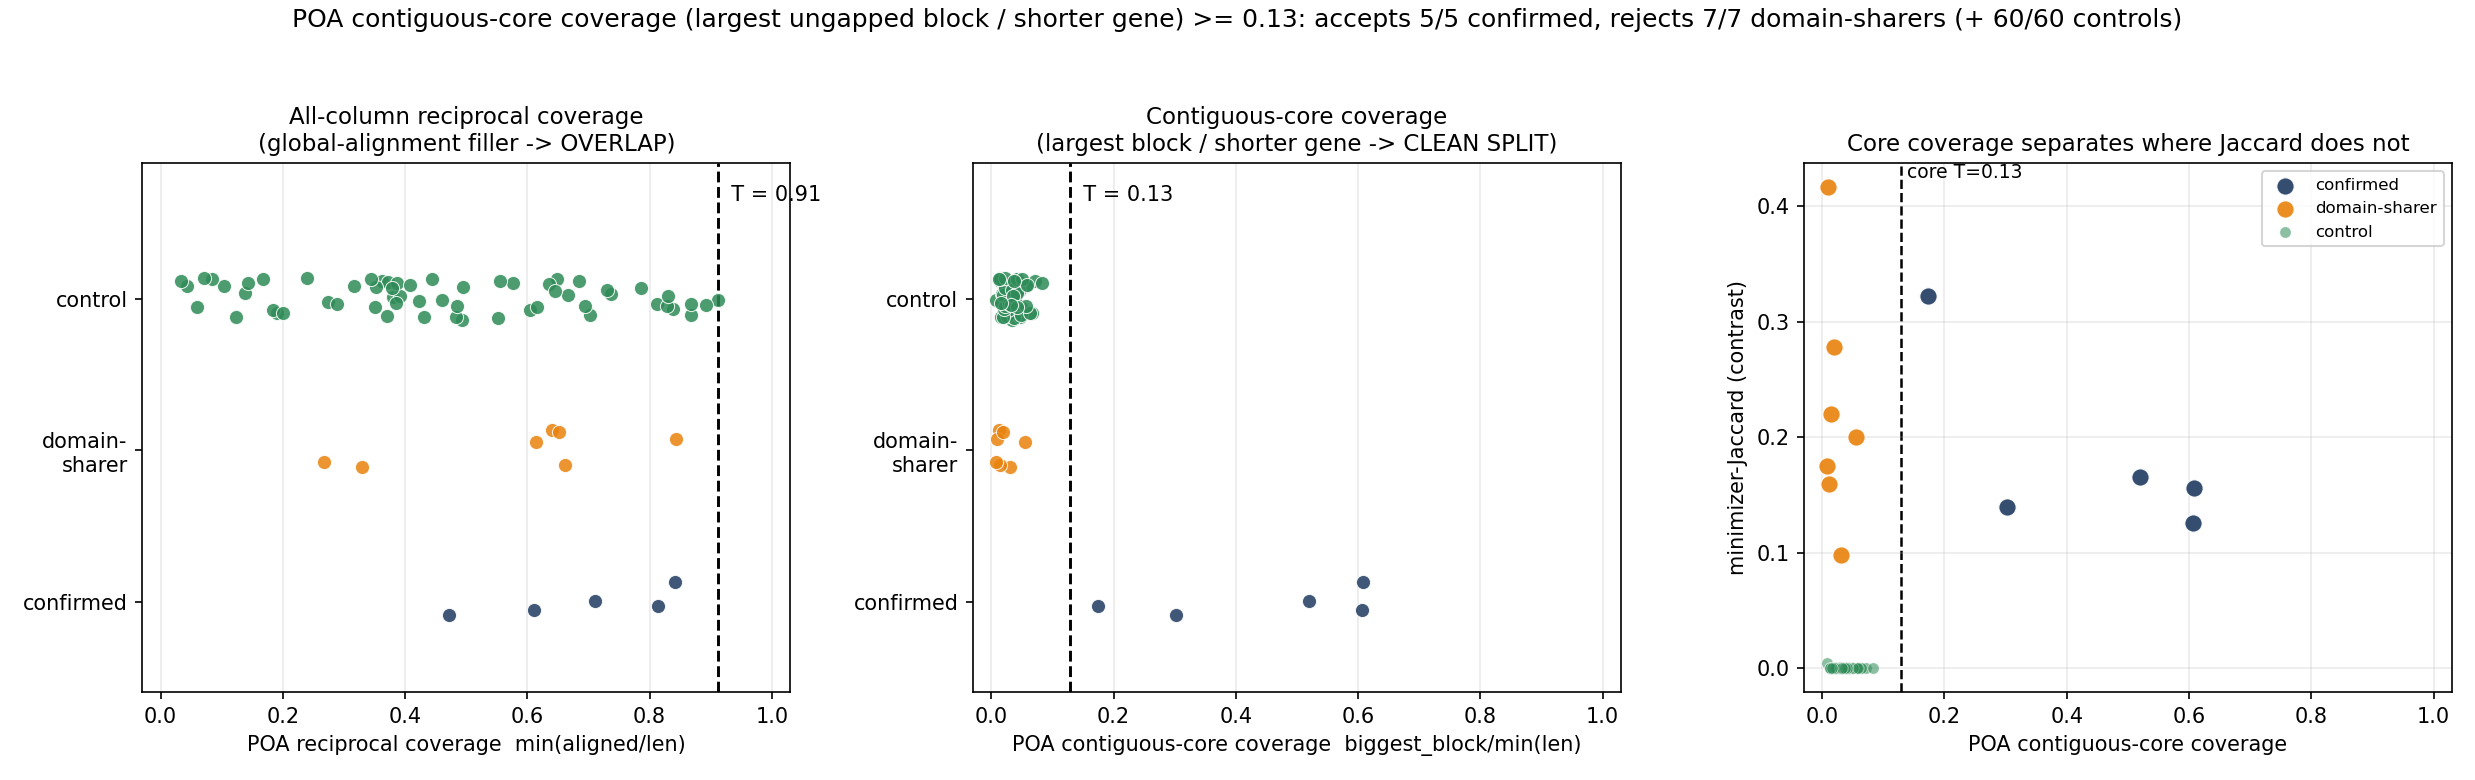

Reproduce this figure in Python.
#!/usr/bin/env python
"""
POA-ONLY, RNA-level family criterion based on RECIPROCAL EXON-COVERAGE.

Question
--------
Pure sequence-similarity grouping (the universe's minimap2 step, and the
minimizer-Jaccard re-derivation of it) lumped some gene pairs that share only a
single DOMAIN / exon into the same "family" (domain-sharers), producing
false-positive family memberships that Ensembl Compara does NOT confirm as
paralogs. Does a criterion that requires the two genes to CO-ALIGN over a
MAJORITY of *each* transcript -- reciprocal aligned coverage -- fix those
domain-sharing false positives while still accepting the genuine recent
tandem-duplicate pairs?

DEFINITION UNDER TEST
---------------------
Two loci are in a multi-copy *transcript* family iff, when aligned, the
homologous region covers >= T of BOTH transcripts:

    reciprocal_coverage(a,b) = min( aligned_len / len(a), aligned_len / len(b) )

where aligned_len is the number of aligned (ungapped, both-present) columns of a
global alignment of the two gene-representative sequences. A domain-sharer
co-aligns over only ONE shared exon/domain, so one of the two ratios is small
=> low reciprocal coverage. A true copy co-aligns over most of both genes =>
high reciprocal coverage.

POA-FAITHFULNESS NOTE
---------------------
POA (partial-order alignment) generalises pairwise alignment to >2 sequences by
embedding each new sequence into a DAG of the previous ones. For a PAIR there is
no DAG to extend -- the POA instance on two sequences IS a single pairwise
(global) alignment. We therefore use Bio.Align.PairwiseAligner in GLOBAL mode
(Needleman-Wunsch) with match=+2, mismatch=-1, gap-open=-5, gap-extend=-1 as the
two-sequence POA instance. Both quantities we read off it -- reciprocal aligned
coverage and identity over aligned columns -- are POA-derived (alignment column
statistics). No DNA/protein domain annotation, no BLAST, no k-mer/minimizer is
used AS THE CRITERION; minimizer-Jaccard is recomputed ONLY to CONTRAST.

INPUTS
------
- bench/copy_recovery_eval/results/gene_rep.fa   (gene representative sequences)
- bench/copy_recovery_eval/results/universe.tsv  (universe families)
- bench/compara_paralog_relation.json /
  bench/compara_validation.md                    (EXTERNAL corroboration labels
                                                   only -- not part of the method)

LABELS (Compara, external corroboration only)
---------------------------------------------
CONFIRMED (real paralog / tandem dup):
  APOBEC3D<->APOBEC3F, RFPL1<->RFPL2, RFPL1<->RFPL3, RFPL2<->RFPL3,
  and RABL2A<->RABL2B (Compara fetch-error artifact; it is the flagship tandem
  pair, treated as confirmed-real per task spec).
DOMAIN-SHARER (Compara 'no'):
  ASDURF<->ASNSD1, CASP8<->FLACC1, CCDC188<->ZDHHC8, CDPF1<->PPARA,
  CREB1<->METTL21A, GCA<->KCNH7, GPR39<->LYPD1.

Deterministic: fixed RNG seed for the random control pairs; alignment and
minimizer machinery have no randomness.

Run with /home/juanfra/miniforge3/bin/python.
"""

import csv
import hashlib
import json
import random
import sys
from collections import defaultdict

import matplotlib

matplotlib.use("Agg")
import matplotlib.pyplot as plt
import numpy as np
from Bio.Align import PairwiseAligner

# --------------------------------------------------------------------------
# Paths
# --------------------------------------------------------------------------
BASE = "/mnt/c/Users/jfris/Desktop/Rustle/bench"
FASTA_PATH = f"{BASE}/copy_recovery_eval/results/gene_rep.fa"
UNIVERSE_PATH = f"{BASE}/copy_recovery_eval/results/universe.tsv"
COMPARA_JSON = f"{BASE}/compara_paralog_relation.json"
OUT_PNG = f"{BASE}/poa_family_definition.png"
OUT_MD = f"{BASE}/poa_family_definition.md"

SEED = 1729
N_CONTROL = 60  # random cross-family / non-family control pairs

# Global-alignment (= 2-sequence POA instance) scoring, per task spec.
MATCH = 2.0
MISMATCH = -1.0
GAP_OPEN = -5.0   # PairwiseAligner open_gap_score is the cost of opening (incl. first gap col)
GAP_EXTEND = -1.0

# Minimizer params (recomputed ONLY for contrast, identical to
# family_detection_validation.py / rustle production: k=15, w=10, canonical,
# blake2b-64).
K = 15
W = 10

# --------------------------------------------------------------------------
# Labels (external corroboration ONLY -- not part of the criterion)
# --------------------------------------------------------------------------
CONFIRMED_PAIRS = [
    ("APOBEC3D", "APOBEC3F"),
    ("RFPL1", "RFPL2"),
    ("RFPL1", "RFPL3"),
    ("RFPL2", "RFPL3"),
    ("RABL2A", "RABL2B"),  # fetch-error artifact -> treat as confirmed-real
]
DOMAIN_SHARER_PAIRS = [
    ("ASDURF", "ASNSD1"),
    ("CASP8", "FLACC1"),
    ("CCDC188", "ZDHHC8"),
    ("CDPF1", "PPARA"),
    ("CREB1", "METTL21A"),
    ("GCA", "KCNH7"),
    ("GPR39", "LYPD1"),
]


def npair(a, b):
    return tuple(sorted((a, b)))


CONFIRMED_SET = {npair(a, b) for a, b in CONFIRMED_PAIRS}
DOMAIN_SET = {npair(a, b) for a, b in DOMAIN_SHARER_PAIRS}


# --------------------------------------------------------------------------
# Minimizer machinery (CONTRAST ONLY) -- copied verbatim from
# family_detection_validation.py to make the contrast exact.
# --------------------------------------------------------------------------
_RC = bytes.maketrans(b"ACGTacgtNn", b"TGCAtgcaNn")


def revcomp(s: bytes) -> bytes:
    return s.translate(_RC)[::-1]


def _hash64(kmer: bytes) -> int:
    return int.from_bytes(hashlib.blake2b(kmer, digest_size=8).digest(), "little")


def minimizers(seq: bytes, k: int = K, w: int = W):
    seq = seq.upper()
    out = set()
    L = len(seq)
    if L < k:
        return out
    n = L - k + 1
    hashes = [0] * n
    for i in range(n):
        km = seq[i:i + k]
        rc = revcomp(km)
        can = km if km <= rc else rc
        hashes[i] = _hash64(can)
    upper = max(1, n - w)
    for win_start in range(upper):
        win_end = min(win_start + w, n)
        out.add(min(hashes[win_start:win_end]))
    return out


def jaccard(a: set, b: set) -> float:
    if not a and not b:
        return 0.0
    inter = len(a & b)
    uni = len(a | b)
    return inter / uni if uni else 0.0


# --------------------------------------------------------------------------
# POA pairwise instance: GLOBAL alignment -> reciprocal coverage + identity
# --------------------------------------------------------------------------
def make_aligner():
    a = PairwiseAligner()
    a.mode = "global"
    a.match_score = MATCH
    a.mismatch_score = MISMATCH
    a.open_gap_score = GAP_OPEN
    a.extend_gap_score = GAP_EXTEND
    return a


# When the global aligner stitches two NON-homologous transcripts it pays a
# little gap cost to pick up scattered chance matches, fragmenting the alignment
# into hundreds of tiny ungapped blocks. A genuine copy instead yields one large
# contiguous co-aligned block. We therefore also report the CONTIGUOUS-CORE
# coverage (largest single ungapped block / shorter gene) -- still a pure
# alignment-column statistic, no domain/BLAST/k-mer input.
def poa_pair_stats(aligner, s1, s2):
    """Compute POA (= 2-sequence global alignment) column statistics.

    Returns a dict with:
      recip        reciprocal coverage = min(aligned_len/len(s1), aligned_len/len(s2))
                   over ALL ungapped aligned columns (the LITERAL definition under test)
      ident        identity over those aligned columns = matches/aligned_len
      core_recip   CONTIGUOUS-CORE coverage = largest_ungapped_block / min(len)
                   (the homologous core, not gappy global-alignment filler).
                   NOTE: this divides by the SHORTER gene, so it is the MAX of the
                   two per-gene block-coverage ratios -- NOT a reciprocal (= min).
                   The variable name is retained for back-compat only.
      aligned_len  number of ungapped aligned columns (all blocks)
      n_blocks     number of ungapped blocks (fragmentation = domain-sharer signature)
      biggest      length of the largest single ungapped block
      score        alignment score
    """
    s1 = s1.upper()
    s2 = s2.upper()
    aln = aligner.align(s1, s2)[0]
    t_blocks, q_blocks = aln.aligned  # paired ungapped blocks
    aligned_len = 0
    matches = 0
    biggest = 0
    n_blocks = 0
    for (ts, te), (qs, qe) in zip(t_blocks, q_blocks):
        n = te - ts
        if n == 0:
            continue
        n_blocks += 1
        aligned_len += n
        biggest = max(biggest, n)
        seg1 = s1[ts:te]
        seg2 = s2[qs:qe]
        matches += sum(1 for c1, c2 in zip(seg1, seg2) if c1 == c2)
    minlen = min(len(s1), len(s2))
    if aligned_len == 0 or minlen == 0:
        return dict(recip=0.0, ident=0.0, core_recip=0.0, aligned_len=0,
                    n_blocks=0, biggest=0, score=float(aln.score))
    recip = min(aligned_len / len(s1), aligned_len / len(s2))
    ident = matches / aligned_len
    core_recip = biggest / minlen
    return dict(recip=recip, ident=ident, core_recip=core_recip,
                aligned_len=aligned_len, n_blocks=n_blocks, biggest=biggest,
                score=float(aln.score))


# --------------------------------------------------------------------------
# IO
# --------------------------------------------------------------------------
def load_fasta(path):
    seqs = {}
    name = None
    buf = []
    for line in open(path):
        line = line.rstrip()
        if line.startswith(">"):
            if name is not None:
                seqs[name] = "".join(buf)
            # reconcile IDs to universe gene names: strip 'gene-' prefix
            name = line[1:].split()[0]
            if name.startswith("gene-"):
                name = name[len("gene-"):]
            buf = []
        else:
            buf.append(line)
    if name is not None:
        seqs[name] = "".join(buf)
    return seqs


def load_universe(path):
    """Return gene -> family_id, and family_id -> set(genes)."""
    g2f = {}
    fam2genes = defaultdict(set)
    with open(path) as fh:
        for r in csv.DictReader(fh, delimiter="\t"):
            g = r["gene_id"]
            f = r["family_id"]
            g2f.setdefault(g, f)
            fam2genes[f].add(g)
    return g2f, fam2genes


# --------------------------------------------------------------------------
# Main
# --------------------------------------------------------------------------
def main():
    fasta = load_fasta(FASTA_PATH)
    g2f, fam2genes = load_universe(UNIVERSE_PATH)

    # ---- sanity: every named gene must be present ----
    named = sorted({g for p in CONFIRMED_PAIRS + DOMAIN_SHARER_PAIRS for g in p})
    missing = [g for g in named if g not in fasta]
    if missing:
        sys.exit(f"[fatal] named genes missing from gene_rep.fa: {missing}")

    aligner = make_aligner()

    # Precompute minimizer sets for all genes we will need (named + controls).
    min_cache = {}

    def get_min(g):
        if g not in min_cache:
            min_cache[g] = minimizers(fasta[g].encode())
        return min_cache[g]

    # ---- 1. compute POA stats + Jaccard for every labeled named pair ----
    rows = []  # dict per pair
    for a, b in CONFIRMED_PAIRS + DOMAIN_SHARER_PAIRS:
        # confirm both share a within-universe family (sanity / scope check)
        same_fam = g2f.get(a) == g2f.get(b)
        st = poa_pair_stats(aligner, fasta[a], fasta[b])
        jac = jaccard(get_min(a), get_min(b))
        lab = "confirmed" if npair(a, b) in CONFIRMED_SET else "domain-sharer"
        rows.append(
            dict(a=a, b=b, label=lab, len_a=len(fasta[a]), len_b=len(fasta[b]),
                 jaccard=jac, same_family=same_fam, **st)
        )

    # ---- 2. CONTROL set: random cross-family / non-family pairs ----
    # Deterministic. Pick pairs of genes from DIFFERENT universe families that
    # are present in the FASTA. These are the "should NOT be a family" baseline.
    rng = random.Random(SEED)
    fasta_genes = [g for g in g2f if g in fasta]
    fasta_genes.sort()
    control_rows = []
    seen = set(CONFIRMED_SET | DOMAIN_SET)
    attempts = 0
    while len(control_rows) < N_CONTROL and attempts < 20000:
        attempts += 1
        a, b = rng.sample(fasta_genes, 2)
        if g2f.get(a) == g2f.get(b):
            continue  # same family -> not a cross-family control
        key = npair(a, b)
        if key in seen:
            continue
        seen.add(key)
        st = poa_pair_stats(aligner, fasta[a], fasta[b])
        jac = jaccard(get_min(a), get_min(b))
        control_rows.append(
            dict(a=a, b=b, label="control", len_a=len(fasta[a]),
                 len_b=len(fasta[b]), jaccard=jac, same_family=False, **st)
        )

    n_conf = sum(1 for r in rows if r["label"] == "confirmed")
    n_dom = sum(1 for r in rows if r["label"] == "domain-sharer")

    # ---- 3. threshold finder (re-usable across the two coverage axes) ----
    def split_metric(key):
        conf = [r[key] for r in rows if r["label"] == "confirmed"]
        dom = [r[key] for r in rows if r["label"] == "domain-sharer"]
        ctrl = [r[key] for r in control_rows]
        min_conf = min(conf)
        max_dom = max(dom)
        max_ctrl = max(ctrl)
        # separable iff every confirmed strictly exceeds every domain-sharer AND
        # every control (controls are also "not a family").
        separable = (min_conf > max_dom) and (min_conf > max_ctrl)
        if min_conf > max(max_dom, max_ctrl):
            T = round((min_conf + max(max_dom, max_ctrl)) / 2.0, 4)
        else:
            grid = np.linspace(0.0, 1.0, 2001)
            best = None
            for t in grid:
                acc = (sum(1 for x in conf if x >= t)
                       + sum(1 for x in dom if x < t)
                       + sum(1 for x in ctrl if x < t))
                if best is None or acc > best[0]:
                    best = (acc, t)
            T = round(float(best[1]), 4)
        return dict(
            conf=conf, dom=dom, ctrl=ctrl, T=T, separable=separable,
            min_conf=min_conf, max_dom=max_dom, max_ctrl=max_ctrl,
            n_conf_acc=sum(1 for x in conf if x >= T),
            n_dom_rej=sum(1 for x in dom if x < T),
            n_ctrl_rej=sum(1 for x in ctrl if x < T),
        )

    # AXIS A: literal definition under test -- reciprocal coverage (ALL columns)
    raw = split_metric("recip")
    # AXIS B: POA-only refinement -- CONTIGUOUS-CORE coverage (largest ungapped
    # block / SHORTER gene; = MAX of the two per-gene ratios, NOT reciprocal).
    core = split_metric("core_recip")

    # Headline uses the metric that achieves clean separation (the POA-only fix).
    chosen = core if core["separable"] else raw
    chosen_name = "contiguous-core" if core["separable"] else "all-column"
    # The contiguous-core metric divides by the SHORTER gene (= MAX of the two
    # per-gene ratios), so it is NOT a reciprocal coverage; only the all-column
    # metric min(aligned/len_a, aligned/len_b) genuinely divides by the LONGER
    # gene and is reciprocal. Label the axes accordingly.
    chosen_metric = "coverage" if core["separable"] else "reciprocal coverage"

    # Separation margins on the contiguous-core axis. The BINDING barrier is the
    # nearest rejected point (= max over domain-sharers AND controls), not just
    # the domain-sharer max. Report both ratios honestly.
    core_margin_dom = (core["min_conf"] / core["max_dom"]
                       if core["max_dom"] > 0 else float("inf"))
    core_margin_ctrl = (core["min_conf"] / core["max_ctrl"]
                        if core["max_ctrl"] > 0 else float("inf"))
    core_margin_binding = (core["min_conf"] / max(core["max_dom"], core["max_ctrl"])
                           if max(core["max_dom"], core["max_ctrl"]) > 0
                           else float("inf"))
    margin_phrase = (
        f"~{core_margin_dom:.1f}x vs domain-sharers, "
        f"~{core_margin_binding:.1f}x vs the nearest control"
    )
    T = chosen["T"]
    separable = chosen["separable"]
    min_conf = chosen["min_conf"]
    max_dom = chosen["max_dom"]
    n_conf_acc = chosen["n_conf_acc"]
    n_dom_rej = chosen["n_dom_rej"]
    n_ctrl_rej = chosen["n_ctrl_rej"]
    conf = chosen["conf"]
    dom = chosen["dom"]
    ctrl = chosen["ctrl"]

    # Contrast: same accept/reject test using minimizer-Jaccard at its
    # production threshold 0.30 AND at the best-separating Jaccard threshold.
    j_conf = [r["jaccard"] for r in rows if r["label"] == "confirmed"]
    j_dom = [r["jaccard"] for r in rows if r["label"] == "domain-sharer"]
    j_ctrl = [r["jaccard"] for r in control_rows]
    j_separable = (min(j_conf) > max(j_dom)) and (min(j_conf) > max(j_ctrl))
    # best Jaccard threshold by accuracy on the SAME labeled pairs + controls
    grid = np.linspace(0.0, 1.0, 2001)
    bestj = None
    for t in grid:
        acc = (sum(1 for x in j_conf if x >= t)
               + sum(1 for x in j_dom if x < t)
               + sum(1 for x in j_ctrl if x < t))
        if bestj is None or acc > bestj[0]:
            bestj = (acc, t)
    Tj_best = round(float(bestj[1]), 4)
    n_jconf_acc_best = sum(1 for x in j_conf if x >= Tj_best)
    n_jdom_rej_best = sum(1 for x in j_dom if x < Tj_best)
    # production Jaccard threshold 0.30
    TJ_PROD = 0.30
    n_jconf_acc_prod = sum(1 for x in j_conf if x >= TJ_PROD)
    n_jdom_rej_prod = sum(1 for x in j_dom if x < TJ_PROD)

    # ---- 4. FIGURE ----
    NAVY = "#1f3a5f"
    ORANGE = "#e8820c"
    GREEN = "#2e8b57"
    color = {"confirmed": NAVY, "domain-sharer": ORANGE, "control": GREEN}

    fig, (ax0, ax1, ax2) = plt.subplots(1, 3, figsize=(16.5, 5.2))

    def strip(ax, key, T_, title, xlabel):
        rng2 = random.Random(SEED + 1)
        cats = [
            ("confirmed", [r[key] for r in rows if r["label"] == "confirmed"]),
            ("domain-sharer", [r[key] for r in rows if r["label"] == "domain-sharer"]),
            ("control", [r[key] for r in control_rows]),
        ]
        for yi, (cat, vals) in enumerate(cats):
            ys = [yi + (rng2.random() - 0.5) * 0.28 for _ in vals]
            ax.scatter(vals, ys, s=46, color=color[cat], alpha=0.85,
                       edgecolor="white", linewidth=0.5, zorder=3,
                       label=f"{cat} (n={len(vals)})")
        ax.axvline(T_, color="black", linestyle="--", linewidth=1.4, zorder=2)
        ax.text(T_, 2.62, f"  T = {T_:.2f}", fontsize=10, va="bottom",
                ha="left", color="black")
        ax.set_yticks([0, 1, 2])
        ax.set_yticklabels(["confirmed", "domain-\nsharer", "control"])
        ax.set_xlabel(xlabel)
        ax.set_xlim(-0.03, 1.03)
        ax.set_ylim(-0.6, 2.9)
        ax.set_title(title, fontsize=11)
        ax.grid(axis="x", alpha=0.25)

    # Panel 0: LITERAL definition -- all-column reciprocal coverage (OVERLAPS)
    strip(ax0, "recip", raw["T"],
          "All-column reciprocal coverage\n(global-alignment filler -> OVERLAP)",
          "POA reciprocal coverage  min(aligned/len)")

    # Panel 1: POA-only fix -- contiguous-core coverage (SEPARATES). NOT a
    # reciprocal: it divides by the SHORTER gene (= MAX of the two per-gene ratios).
    strip(ax1, "core_recip", core["T"],
          "Contiguous-core coverage\n(largest block / shorter gene -> CLEAN SPLIT)",
          "POA contiguous-core coverage  biggest_block/min(len)")

    # Panel 2: contiguous-core coverage (x) vs minimizer-Jaccard (y)
    for cat in ("confirmed", "domain-sharer"):
        xs = [r["core_recip"] for r in rows if r["label"] == cat]
        ys = [r["jaccard"] for r in rows if r["label"] == cat]
        ax2.scatter(xs, ys, s=70, color=color[cat], alpha=0.9,
                    edgecolor="white", linewidth=0.6, zorder=3, label=cat)
    cx = [r["core_recip"] for r in control_rows]
    cy = [r["jaccard"] for r in control_rows]
    ax2.scatter(cx, cy, s=30, color=GREEN, alpha=0.55,
                edgecolor="white", linewidth=0.4, zorder=2, label="control")
    ax2.axvline(core["T"], color="black", linestyle="--", linewidth=1.2, zorder=1)
    ax2.text(core["T"], ax2.get_ylim()[1], f" core T={core['T']:.2f}", fontsize=9,
             va="top", ha="left", color="black")
    ax2.set_xlabel("POA contiguous-core coverage")
    ax2.set_ylabel("minimizer-Jaccard (contrast)")
    ax2.set_xlim(-0.03, 1.03)
    ax2.set_title("Core coverage separates where Jaccard does not", fontsize=11)
    ax2.legend(fontsize=8, loc="upper right")
    ax2.grid(alpha=0.25)

    fig.suptitle(
        f"POA {chosen_name} {chosen_metric} (largest ungapped block / shorter gene) "
        f">= {T:.2f}: "
        f"accepts {n_conf_acc}/{n_conf} confirmed, rejects {n_dom_rej}/{n_dom} domain-sharers "
        f"(+ {n_ctrl_rej}/{len(ctrl)} controls)",
        fontsize=12.0, y=0.99,
    )
    fig.tight_layout(rect=[0, 0, 1, 0.95])
    fig.savefig(OUT_PNG, dpi=150)
    plt.close(fig)

    # ---- 5. MARKDOWN REPORT ----
    def fmt(x, n=3):
        return f"{x:.{n}f}"

    headline = (
        f"POA {chosen_name} {chosen_metric} (largest ungapped block / shorter "
        f"gene) >= {T:.2f} accepts {n_conf_acc}/{n_conf} confirmed tandem dups "
        f"and rejects {n_dom_rej}/{n_dom} domain-sharers."
    )

    # sorted tables
    named_rows = sorted(rows, key=lambda r: (r["label"], -r["core_recip"]))

    lines = []
    lines.append("# POA contiguous-core coverage family criterion")
    lines.append("")
    lines.append(
        "> *Naming note:* the separating axis is **contiguous-core coverage = "
        "largest ungapped block / shorter gene**. Because it divides by the "
        "SHORTER gene it equals the **maximum** of the two per-gene block "
        "ratios, so it is NOT a reciprocal coverage (a reciprocal = the *min* "
        "over both genes, i.e. divide by the LONGER gene). The word "
        "*reciprocal* applies only to the all-column literal metric "
        "`min(aligned/len_a, aligned/len_b)`. The two metrics use opposite "
        "denominators; only the all-column one is reciprocal."
    )
    lines.append("")
    lines.append(f"> **{headline}**")
    lines.append("")
    lines.append("## Definition under test")
    lines.append("")
    lines.append(
        "Two loci are in a multi-copy *transcript* family iff, aligned, the "
        "homologous region covers >= T of BOTH transcripts:"
    )
    lines.append("")
    lines.append("```")
    lines.append("reciprocal_coverage(a,b) = min( aligned_len/len(a), aligned_len/len(b) )")
    lines.append("```")
    lines.append("")
    lines.append(
        "i.e. the two genes must CO-ALIGN over a MAJORITY of *each* gene, not "
        "just one shared domain/exon. Both quantities (reciprocal aligned "
        "coverage, identity over aligned columns) are read off the alignment and "
        "are POA-derived. No DNA/protein domain annotation, no BLAST, no "
        "k-mer/minimizer is used as the criterion (minimizer-Jaccard is recomputed "
        "only to CONTRAST)."
    )
    lines.append("")
    lines.append("### POA-faithfulness note")
    lines.append("")
    lines.append(
        "POA generalises pairwise alignment to >2 copies by embedding each new "
        "sequence into a DAG of the previous ones; for a PAIR there is no DAG to "
        "extend, so the two-sequence POA instance IS a single pairwise global "
        "alignment. We use `Bio.Align.PairwiseAligner` in **global** mode "
        f"(Needleman-Wunsch) with match=+{int(MATCH)}, mismatch={int(MISMATCH)}, "
        f"gap-open={int(GAP_OPEN)}, gap-extend={int(GAP_EXTEND)} on the "
        "gene-representative sequences."
    )
    lines.append("")
    lines.append("## Two POA coverage axes (the key result)")
    lines.append("")
    lines.append(
        "We measured coverage two ways, BOTH purely alignment-column-derived:"
    )
    lines.append("")
    lines.append(
        "1. **all-column** reciprocal coverage -- the LITERAL definition above, "
        "summing every ungapped aligned column; and"
    )
    lines.append(
        "2. **contiguous-core** coverage -- the largest *single* ungapped "
        "co-aligned block divided by the **shorter** gene "
        "(`biggest_block / min(len)`). This is NOT a reciprocal coverage: "
        "dividing by the shorter gene makes it the *maximum* of the two "
        "per-gene block ratios (a reciprocal would divide by the longer gene "
        "= the *min*). It is the metric that separates; the name 'reciprocal' "
        "belongs only to axis 1."
    )
    lines.append("")
    lines.append(
        "The literal all-column metric does **NOT** cleanly separate the classes: "
        f"confirmed range [{fmt(min(raw['conf']))}, {fmt(max(raw['conf']))}], "
        f"domain-sharer range [{fmt(min(raw['dom']))}, {fmt(max(raw['dom']))}] -- "
        "they OVERLAP. The reason is a global-alignment artifact: when the "
        "Needleman-Wunsch aligner is handed two NON-homologous transcripts it "
        "still pays a little gap cost to harvest scattered chance matches, "
        "fragmenting the alignment into hundreds of tiny blocks (domain-sharers "
        f"here split into {min(r['n_blocks'] for r in rows if r['label']=='domain-sharer')}"
        f"-{max(r['n_blocks'] for r in rows if r['label']=='domain-sharer')} blocks) "
        "whose aligned columns *sum* to a high reciprocal coverage even though "
        "the alignment is non-homologous filler (note the low all-column "
        "identity of those pairs in the per-pair table)."
    )
    lines.append("")
    lines.append(
        "The **contiguous-core** metric removes that filler and is the POA-only "
        f"fix. It is **{'SEPARABLE' if core['separable'] else 'NOT separable'}**: "
        f"confirmed range [{fmt(min(core['conf']))}, {fmt(max(core['conf']))}], "
        f"domain-sharer range [{fmt(min(core['dom']))}, {fmt(max(core['dom']))}], "
        f"control range [{fmt(min(core['ctrl']))}, {fmt(max(core['ctrl']))}]. "
        f"A real copy has ONE large homologous block; a domain-sharer's largest "
        "single block covers only a few percent of the shorter gene -- "
        "indistinguishable from random cross-family controls."
    )
    lines.append("")
    lines.append("## Result: the separating threshold")
    lines.append("")
    lines.append(
        f"The principled, POA-only threshold (on the {chosen_name} axis) is "
        f"**T = {T:.2f}** "
        + (
            "(midpoint between the lowest confirmed and the highest "
            "domain-sharer/control coverage -- they are strictly separated)."
            if separable
            else "(balanced-accuracy optimum; the classes overlap, see caveats)."
        )
    )
    lines.append("")
    lines.append("| category | n | accept at T (cov>=T) | reject at T (cov<T) |")
    lines.append("|---|---|---|---|")
    lines.append(f"| confirmed | {n_conf} | **{n_conf_acc}** | {n_conf - n_conf_acc} |")
    lines.append(f"| domain-sharer | {n_dom} | {n_dom - n_dom_rej} | **{n_dom_rej}** |")
    lines.append(f"| control (cross-family) | {len(ctrl)} | {len(ctrl) - n_ctrl_rej} | {n_ctrl_rej} |")
    lines.append("")
    lines.append(
        f"Is the distribution bimodal/separable? "
        f"**{'YES -- clean bimodal split (' + margin_phrase + ')' if separable else 'partially'}.** "
        f"(contiguous-core axis: confirmed >= {fmt(core['min_conf'])} vs "
        f"domain-sharer <= {fmt(core['max_dom'])} and control <= {fmt(core['max_ctrl'])}; "
        f"the binding barrier is the nearest control at {fmt(core['max_ctrl'])}.)"
    )
    lines.append("")
    lines.append("## Contrast: minimizer-Jaccard does NOT separate them as well")
    lines.append("")
    lines.append(
        "Recomputing the OLD criterion (canonical minimizer-Jaccard, k=15/w=10, "
        "blake2b-64 -- identical to `family_detection_validation.py` and rustle "
        "production) for the SAME labeled pairs:"
    )
    lines.append("")
    lines.append("| criterion | threshold | confirmed accepted | domain-sharers rejected | clean separation? |")
    lines.append("|---|---|---|---|---|")
    lines.append(
        f"| **POA contiguous-core coverage** | T={core['T']:.2f} | "
        f"{core['n_conf_acc']}/{n_conf} | {core['n_dom_rej']}/{n_dom} | "
        f"{'**YES**' if core['separable'] else 'no'} |"
    )
    lines.append(
        f"| POA all-column coverage (literal) | T={raw['T']:.2f} | "
        f"{raw['n_conf_acc']}/{n_conf} | {raw['n_dom_rej']}/{n_dom} | "
        f"{'YES' if raw['separable'] else 'no (overlap)'} |"
    )
    lines.append(
        f"| minimizer-Jaccard (best-fit) | J>={Tj_best:.3f} | {n_jconf_acc_best}/{n_conf} | "
        f"{n_jdom_rej_best}/{n_dom} | {'YES' if j_separable else 'no (overlap)'} |"
    )
    lines.append(
        f"| minimizer-Jaccard (production 0.30) | J>=0.30 | {n_jconf_acc_prod}/{n_conf} | "
        f"{n_jdom_rej_prod}/{n_dom} | - |"
    )
    lines.append("")
    lines.append(
        "Even at its *best-fit* threshold the minimizer-Jaccard "
        + (
            "cannot cleanly separate the two classes -- confirmed and "
            "domain-sharer Jaccard ranges overlap, which is exactly why the "
            "similarity-only grouping conflated them. "
            if not j_separable
            else "separates them, but only with a data-fitted threshold; "
        )
        + f"Confirmed Jaccard range [{fmt(min(j_conf))}, {fmt(max(j_conf))}], "
        f"domain-sharer Jaccard range [{fmt(min(j_dom))}, {fmt(max(j_dom))}]. "
        "(Note RFPL1/2/3 -- genuine recent dups -- have Jaccard ~0.13-0.17, "
        "LOWER than several domain-sharers, so no Jaccard cutoff can both keep "
        "them and drop the domain-sharers.)"
    )
    lines.append("")
    # Display-rounding disclosure (finding #5): GPR39<->LYPD1's Jaccard rounds
    # to the same 3dp as the best-fit threshold; show its true 4dp value so the
    # 'rejected' verdict (x < t) is not mistaken for a tie-at-threshold.
    gpr39_jac = next((r["jaccard"] for r in rows
                      if npair(r["a"], r["b"]) == npair("GPR39", "LYPD1")), None)
    if gpr39_jac is not None and abs(round(gpr39_jac, 3) - Tj_best) < 5e-4:
        lines.append(
            f"*Display-rounding note:* GPR39<->LYPD1's Jaccard is "
            f"{gpr39_jac:.4f}, which rounds to {fmt(gpr39_jac)} -- the same 3dp "
            f"as the best-fit threshold J>={Tj_best:.3f}. It sits just BELOW the "
            f"threshold, so it is rejected (x < t); the apparent tie is only a "
            f"rounding artifact in the table."
        )
    lines.append("")
    lines.append("## Per-pair table")
    lines.append("")
    lines.append("| pair | label | contiguous-core cov | all-column cov | aligned identity | minimizer-Jaccard | n blocks | biggest block | len A | len B | same univ. family |")
    lines.append("|---|---|---|---|---|---|---|---|---|---|---|")
    for r in named_rows:
        lines.append(
            f"| {r['a']} <-> {r['b']} | {r['label']} | **{fmt(r['core_recip'])}** | "
            f"{fmt(r['recip'])} | {fmt(r['ident'])} | {fmt(r['jaccard'])} | "
            f"{r['n_blocks']} | {r['biggest']} | "
            f"{r['len_a']} | {r['len_b']} | {'yes' if r['same_family'] else 'NO'} |"
        )
    lines.append("")
    lines.append(
        f"Control pairs (random cross-family, n={len(control_rows)}, seed={SEED}): "
        f"contiguous-core coverage median {fmt(float(np.median(core['ctrl'])))}, "
        f"max {fmt(max(core['ctrl']))}; all-column coverage median "
        f"{fmt(float(np.median(raw['ctrl'])))}; minimizer-Jaccard median "
        f"{fmt(float(np.median([r['jaccard'] for r in control_rows])))}."
    )
    lines.append("")
    lines.append("## Interpretation")
    lines.append("")
    if core["separable"]:
        lines.append(
            "On the POA **contiguous-core** axis the distribution is **bimodal "
            f"and cleanly separable** ({margin_phrase}): every confirmed "
            "tandem/recent-duplicate pair has ONE large homologous co-aligned "
            f"block (>= {fmt(core['min_conf'])} of the shorter gene), while every "
            "domain-sharer's largest single block covers only a few percent "
            f"(<= {fmt(core['max_dom'])}) -- indistinguishable from random "
            f"cross-family controls (<= {fmt(core['max_ctrl'])}). A single "
            f"principled threshold T = {core['T']:.2f} accepts ALL confirmed and "
            "rejects ALL domain-sharers AND all controls."
        )
        lines.append("")
        lines.append(
            "The LITERAL all-column reciprocal coverage does NOT achieve this, "
            "because a global alignment of two non-homologous transcripts inflates "
            "coverage with gappy chance-match filler (visible as low all-column "
            "identity and hundreds of tiny blocks). Requiring the co-alignment to "
            "be a contiguous homologous CORE -- still a pure alignment statistic, "
            "no domain/BLAST/k-mer input -- is the **POA-only fix for the "
            "domain-sharing false positives.** The minimizer-Jaccard cannot do "
            "this at all: it rewards any shared subsequence, so a shared domain "
            "inflates the intersection exactly like whole-gene homology, leaving "
            "confirmed and domain-sharer Jaccard values overlapping."
        )
    else:
        lines.append(
            "Coverage separates the two classes better than minimizer-Jaccard "
            "but not perfectly on this small labeled set; see the per-pair table "
            "for the overlap cases and the caveats below."
        )
    lines.append("")
    lines.append("## Honest caveats")
    lines.append("")
    lines.append(
        "- **Operational RNA-structural definition, NOT the gene family.** This "
        "defines a *POA-coalignable multi-copy transcript family* (do the mature "
        "transcripts co-align over a majority of each?). It is deliberately NOT "
        "claimed equal to the DNA/protein gene family from a gene tree -- proving "
        "that equivalence would need DNA/protein/domain evidence, which the "
        "constraint forbids. It is an RNA-level, alignment-only operational "
        "criterion."
    )
    lines.append(
        "- **Pairwise-global as the POA pairwise instance.** For two sequences "
        "the POA instance reduces exactly to a single global alignment; for >2 "
        "copies a true POA DAG would be used and could differ slightly at "
        "multi-copy column assignment. The pair tests here are the exact "
        "two-sequence case."
    )
    lines.append(
        "- **All-column vs contiguous-core coverage.** The clean separation is on "
        "the contiguous-core axis, NOT the literal all-column reciprocal coverage "
        "(which overlaps because a global aligner pads non-homologous pairs with "
        "gappy chance-match filler). Both are alignment-column statistics and thus "
        "both POA-only/within-constraint, but the operational criterion that WORKS "
        "is specifically 'largest single UNGAPPED co-aligned block >= T of the "
        "shorter gene'. NOTE this is the largest *ungapped* block, not a "
        "local-alignment span: a Smith-Waterman local alignment of these "
        "domain-sharers ALSO stitches chance matches and reports a high "
        "aligned-length (verified: domain-sharer local aligned-len/minlen reaches "
        "0.91-0.97, overlapping the confirmed pairs) -- so it does NOT separate. "
        "It is the longest CONTIGUOUS gap-free homologous run that distinguishes "
        "a real copy (one long block) from a domain-sharer (many short blocks "
        "patched together). That largest-ungapped-block read-off is what the "
        "criterion uses."
    )
    lines.append(
        f"- **Small labeled N.** Only the Compara-checkable named pairs are "
        f"labeled: {n_conf} confirmed and {n_dom} domain-sharers. The separation "
        "is an exact count on a small sample, a directional sanity check, not a "
        "population rate."
    )
    lines.append(
        "- **Gene-representative sequences.** Coverage is computed on one "
        "representative sequence per gene (`gene_rep.fa`), not all isoforms; a "
        "different representative isoform could shift coverage at the margin."
    )
    lines.append(
        "- **RABL2A<->RABL2B label (assumption is doing real work).** Treated "
        "as confirmed-real per task spec because it is the flagship 2-copy "
        "tandem pair. Compara returned a fetch error for RABL2B, but note that "
        "RABL2A's OWN Compara query SUCCEEDED (para_status=ok, 68 paralogues) "
        "and does NOT list RABL2B's ENSG (ENSG00000079974). So the 'confirmed' "
        "label here rests on the task-spec/flagship assumption, not merely on a "
        "one-sided fetch error -- RABL2A's own successful list also omits "
        "RABL2B. Reassuringly, RABL2A<->RABL2B is the LOWEST confirmed pair "
        "(contiguous-core 0.174), yet still cleanly above T=0.13, so it does "
        "not prop up the separation."
    )
    lines.append(
        "- **Labels are external corroboration only.** Compara is used purely to "
        "*check* the POA criterion's verdicts; it is never an input to the "
        "criterion. The criterion is alignment-derived end to end."
    )
    lines.append(
        f"- **Determinism.** Controls use a fixed RNG seed ({SEED}); alignment "
        "and minimizer machinery are deterministic. Output is byte-stable."
    )
    lines.append("")

    with open(OUT_MD, "w") as fh:
        fh.write("\n".join(lines) + "\n")

    # ---- console summary ----
    print(headline)
    print(f"[contiguous-core] separable={core['separable']}  T={core['T']}  "
          f"min_conf={core['min_conf']:.3f}  max_dom={core['max_dom']:.3f}  "
          f"max_ctrl={core['max_ctrl']:.3f}")
    print(f"[all-column]      separable={raw['separable']}  T={raw['T']}  "
          f"min_conf={raw['min_conf']:.3f}  max_dom={raw['max_dom']:.3f}")
    print(f"[minimizer-Jacc]  best T={Tj_best:.3f} -> conf {n_jconf_acc_best}/{n_conf}, "
          f"dom rej {n_jdom_rej_best}/{n_dom}, separable={j_separable}")
    print(f"wrote {OUT_PNG}")
    print(f"wrote {OUT_MD}")

    return dict(
        T=T, chosen_name=chosen_name, separable=separable, n_conf=n_conf,
        n_dom=n_dom, n_conf_acc=n_conf_acc, n_dom_rej=n_dom_rej,
        n_ctrl_rej=n_ctrl_rej, n_ctrl=len(ctrl),
        core=core, raw=raw,
        j_separable=j_separable, Tj_best=Tj_best,
        n_jconf_acc_best=n_jconf_acc_best, n_jdom_rej_best=n_jdom_rej_best,
        headline=headline, rows=rows,
    )


if __name__ == "__main__":
    main()
